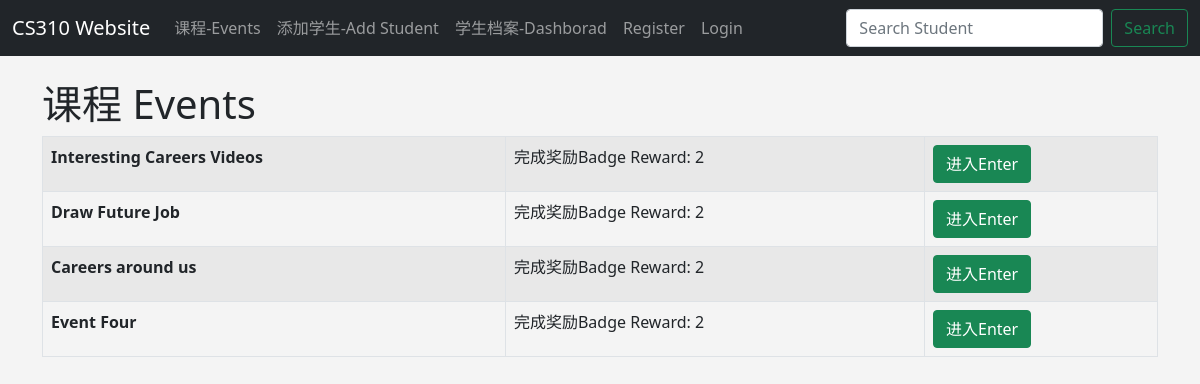
The app's page /events with its own data.
### events/models.py (models this page shows, shortened)
class Event(models.Model):
	name = models.CharField('Event Name', max_length=120 )
	description = models.TextField(blank = True)

### events/views.py (the view)
# urls.py: path('events', views.all_events, name = 'list-events'),
def all_events(request):
	event_list = Event.objects.all()
	return render(request,
		'events/event_list.html', {
		'event_list' : event_list
		})

### events/templates/events/event_list.html
{% extends 'events/base.html' %}
{% block content %}
	<h1> 课程 Events </h1>
<table class="table table-striped table-hover table-bordered ">
	{% for event in event_list %}
        	<tr>
    			<td>
    					<strong>{{ event.name }}</strong>
    			</td>
    			<td>
    				完成奖励Badge Reward: 2
    			</td>
    			<td>
    					<a href=" {% url 'show-event' event.id %}">
    					<input type = "submit" value = "进入Enter" class = "btn btn-success"></a>
    			</td>
    		</tr>
{% endfor %}
</table>
	<br/>
{% endblock %}

### events/templates/events/base.html (style rules this page uses)
body { background: #f4f4f4; }

### records on screen
Event: name "Interesting Careers Videos"
Event: name "Draw Future Job"
Event: name "Careers around us"
Event: name "Event Four"
